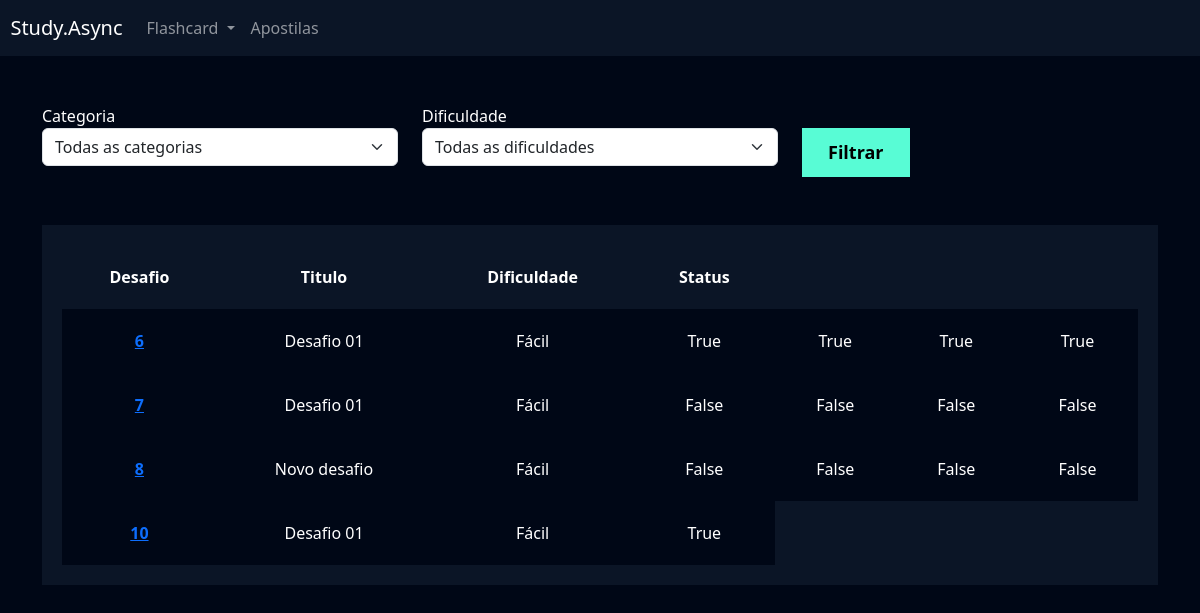
The page /flashcard/listar_desafio/ (signed in) on the database its author committed.
### flashcard/models.py (models this page shows, shortened)
class Desafio(models.Model):
    user = models.ForeignKey(User, on_delete=models.DO_NOTHING)
    titulo = models.CharField(max_length=100)
    categoria = models.ManyToManyField(Categoria)
    quantidade_perguntas = models.IntegerField()
    dificuldade = models.CharField(
        max_length=1, choices=Flashcard.DIFICULDADE_CHOICES
    )
    flashcards = models.ManyToManyField(FlashcardDesafio)

class FlashcardDesafio(models.Model):
    flashcard = models.ForeignKey(Flashcard, on_delete=models.DO_NOTHING)
    respondido = models.BooleanField(default=False)
    acertou = models.BooleanField(default=False)

### flashcard/views.py (the view)
# urls.py: path('listar_desafio/', views.listar_desafio, name='listar_desafio'),
def listar_desafio(request):
    desafios = Desafio.objects.filter(user=request.user)
    categorias = Categoria.objects.all()
    dificuldades = Flashcard.DIFICULDADE_CHOICES
    categoria_filtrar = request.GET.get('categoria')
    dificuldade_filtrar = request.GET.get('dificuldade')
    status = request.GET.get('respondido')
    if categoria_filtrar:
        desafios = desafios.filter(categoria__id=categoria_filtrar)
    if dificuldade_filtrar:
        desafios = desafios.filter(dificuldade=dificuldade_filtrar)
    return render(
        request,
        'listar_desafio.html',
        {
            'desafios': desafios,
            'categorias': categorias,
            'dificuldades': dificuldades,
        },
    )

### flashcard/templates/listar_desafio.html (shortened to what this page needs)
{% extends "base.html" %}
{% load static %}
{% block 'cabecalho' %}
    <link href="{% static 'usuarios/css/cadastro.css' %}" rel="stylesheet">
    <link href="{% static 'flashcard/css/novo_flashcard.css' %}" rel="stylesheet">
    <link href="{% static 'flashcard/css/iniciar_desafio.css' %}" rel="stylesheet">
    <link href="{% static 'flashcard/css/desafio.css' %}" rel="stylesheet">
    <link href='https://unpkg.com/boxicons@2.1.4/css/boxicons.min.css' rel='stylesheet'>
{% endblock 'cabecalho' %}
{% block 'conteudo' %}
{% include "partials/header.html" %}
    <div class="container">
        <br>
        <br>
        <div class="row">
            <div class="col-md">
                <form action=" {% url "listar_desafio" %}" method="GET"> {% csrf_token %}
                <label for="">Categoria</label>
                <select name="categoria" class="form-select">
                    <option value="">Todas as categorias</option>
                </select>
            </div>
            <div class="col-md">
                <label for="">Dificuldade</label>
                <select name="dificuldade" class="form-select">
                    <option value="">Todas as dificuldades</option>
                </select>
            </div>
            <div class="col-md">
                <br>
                <input type="submit" value="Filtrar" class="btn-cadastro">
            </div>
        </div>
        <br>
        <br>
        <div class="box-listar">
            <table>
                <thead>
                  <tr>
                    <th scope="col">Desafio</th>
                    <th scope="col">Titulo</th>
                    <th scope="col">Dificuldade</th>
                    <th scope="col">Status</th>
                  </tr>
                </thead>
                <tbody>
                    {% for desafio in desafios %}
                        <tr class="linha">
                            <th><a href="{% url 'desafio' desafio.id %}">{{desafio.id}}</a></th>
                            <td>{{desafio.titulo}}</td>
                            <td>{{desafio.get_dificuldade_display}}</td>
                            {% for flash in desafio.flashcards.all %}
                            <td>{{flash.respondido}}</td>
                            {% endfor %}
                        </tr>
                  {% endfor %}
                </tbody>
              </table>
        </div>
    </div>
{% endblock 'conteudo' %}

### templates/base.html (shortened to what this page needs)
{% load static %}
<!doctype html>
 <html lang="en">
  <head>
   <link href="https://cdn.jsdelivr.net/npm/bootstrap@5.3.2/dist/css/bootstrap.min.css" rel="stylesheet">
   <link rel="stylesheet" href="{% static "geral/css/base.css" %}">
   {% block 'cabecalho' %} {% endblock %}
  </head>
  <body>
    {% block 'conteudo' %}{% endblock %}
  </body>
</html>

### templates/partials/header.html (shortened to what this page needs)
<nav style="background-color: var(--main-color)" class="navbar navbar-expand-lg navbar-dark">
    <a class="navbar-brand" href="#">&nbsp&nbspStudy.Async</a>
    <div class="collapse navbar-collapse" id="navbarNav">
      <ul class="navbar-nav">
        <li class="nav-item dropdown">
          <a class="nav-link dropdown-toggle" href="#" id="navbarDropdown" role="button" data-bs-toggle="dropdown" aria-expanded="false">
            Flashcard
          </a>
        </li>
        <li class="nav-item">
          <a class="nav-link" href="">Apostilas</a>
        </li>
      </ul>
    </div>
  </nav>

### templates/static/geral/css/base.css (style rules this page uses)
:root { --main-color: #0b1526; --dark-color: #000716; --secondary-dark-color: rgb(15, 2, 26); --light-color: #00c1f3; --contrast-color: #f4c96b; --differential-color: #58fcd5; }
body { background-color: var(--dark-color) !important; color: white !important; }

### templates/static/usuarios/css/cadastro.css (style rules this page uses)
* { margin: 0; padding: 0; }
.btn-cadastro { padding: 10px; background-color: #58fcd5; border: none; border: 1px solid #58fcd5; font-size: 18px; font-weight: bold; padding-left: 25px; padding-right: 25px; }

### templates/static/flashcard/css/desafio.css (style rules this page uses)
.box-listar { background-color: #0b1526; padding: 20px; }
table { width: 100%; padding: 20px; text-align: center; }
.linha { height: 40px; background-color: var(--dark-color); padding: 20px; }
td, th { padding: 20px; }
tr { background-color: var(--main-color); }

### rows shown on the page
Desafio: id "6", titulo "Desafio 01", dificuldade "Fácil"
FlashcardDesafio: respondido "True"
FlashcardDesafio: respondido "True"
FlashcardDesafio: respondido "True"
FlashcardDesafio: respondido "True"
Desafio: id "7", titulo "Desafio 01", dificuldade "Fácil"
FlashcardDesafio: respondido "False"
FlashcardDesafio: respondido "False"
FlashcardDesafio: respondido "False"
FlashcardDesafio: respondido "False"
Desafio: id "8", titulo "Novo desafio", dificuldade "Fácil"
FlashcardDesafio: respondido "False"
FlashcardDesafio: respondido "False"
FlashcardDesafio: respondido "False"
FlashcardDesafio: respondido "False"
Desafio: id "10", titulo "Desafio 01", dificuldade "Fácil"
FlashcardDesafio: respondido "True"
